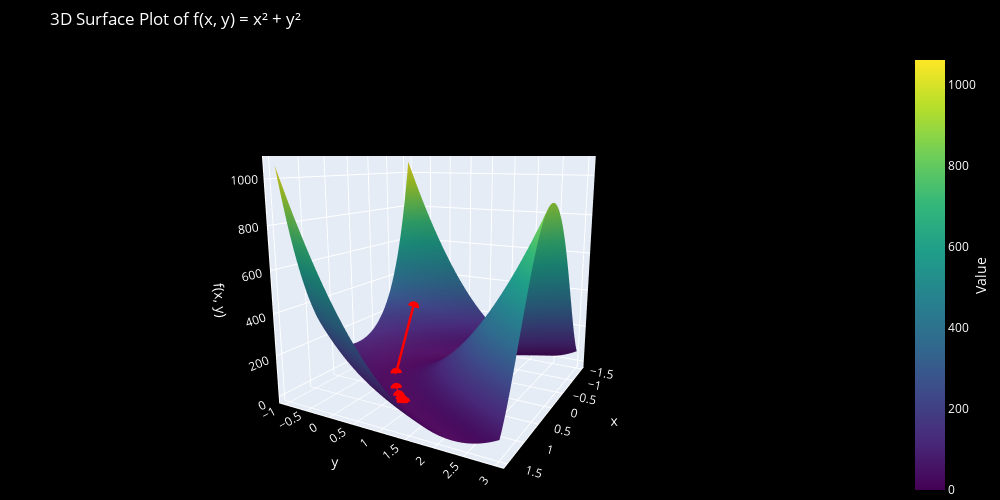

Notebook cell for this chart:
### Markdown cell above
### Nesterov

### Code cell
beta = 0.49
nes = Nesterov(x_0,y_0,V,beta,learning_rate,num_epochs,h)

fig_3D = plot_3D_GD(x,y,nes[:,0],nes[:,1],h)
fig_3D.show()

### Figure 1 — Plotly figure (JSON) as saved in the notebook; plotly's stock layout.template omitted (floating-point values rounded to 4 significant figures; data arrays with more than 128 entries replaced by an {"elided": "..."} marker saying what was removed)
{"data": [{"colorbar": {"tickfont": {"color": "white"}, "title": {"font": {"color": "white"}, "side": "right", "text": "Value"}}, "colorscale": [[0, "#440154"], [0.1111, "#482878"], [0.2222, "#3e4989"], [0.3333, "#31688e"], [0.4444, "#26828e"], [0.5556, "#1f9e89"], [0.6667, "#35b779"], [0.7778, "#6ece58"], [0.8889, "#b5de2b"], [1, "#fde725"]], "showscale": true, "type": "surface", "x": {"elided": "100x100 float values"}, "y": {"elided": "100x100 float values"}, "z": {"elided": "100x100 float values"}}, {"line": {"color": "red", "width": 5}, "marker": {"color": "red", "size": 4}, "mode": "markers+lines", "name": "Path", "type": "scatter3d", "x": [-1, 0.208, 0.6434, 0.8235, 0.8953, 0.936, 0.9423, 0.9648, 0.9446, 0.9826], "y": [-0.5, 0.1, 0.4923, 0.7043, 0.8174, 0.87, 0.903, 0.909, 0.928, 0.9118], "z": [229, 0.9492, 0.742, 0.1001, 0.0361, 0.007742, 0.02573, 0.04848, 0.1316, 0.2882]}], "layout": {"height": 500, "margin": {"b": 0, "l": 0, "r": 0, "t": 50}, "paper_bgcolor": "black", "plot_bgcolor": "black", "scene": {"bgcolor": "black", "camera": {"eye": {"x": 2, "y": 1.1, "z": 0.5}}, "xaxis": {"linecolor": "white", "linewidth": 2, "showgrid": true, "showline": true, "tickfont": {"color": "white"}, "title": {"font": {"color": "white"}, "text": "x"}}, "yaxis": {"linecolor": "white", "linewidth": 2, "showgrid": true, "showline": true, "tickfont": {"color": "white"}, "title": {"font": {"color": "white"}, "text": "y"}}, "zaxis": {"linecolor": "white", "linewidth": 2, "showgrid": true, "showline": true, "tickfont": {"color": "white"}, "title": {"font": {"color": "white"}, "text": "f(x, y)"}}}, "title": {"font": {"color": "white"}, "text": "3D Surface Plot of f(x, y) = x² + y²"}, "width": 1000}}
